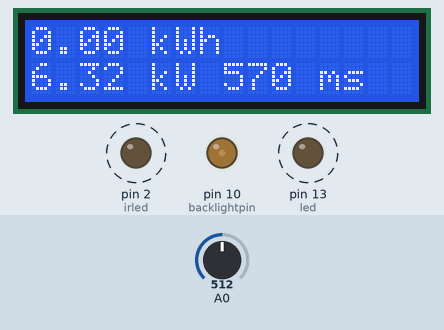
Simulated run of this sketch. Board: Arduino Uno, built with avr-gcc and run on an emulated ATmega328P. Parts: 16×2 character LCD, output pins drawn as LEDs (lit = HIGH). Dashed ring = blinking. The test bench sets the inputs (shaded band); at power-on: A0 = 512.

Above: at 2.0 s.
2.1 s: A0 set to 440
At 5.6 s:
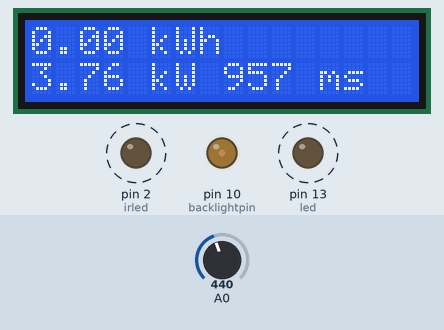
5.9 s: A0 set to 460
At 9.1 s:
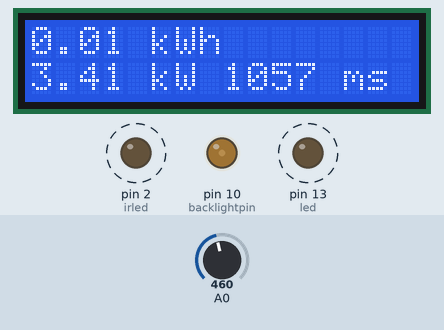
9.7 s: A0 set to 306
At 17.1 s:
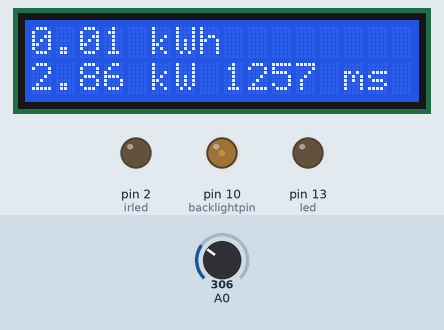
Timing chart, 0 to 19.5 s (numbered marks = the images above; inputs shaded):
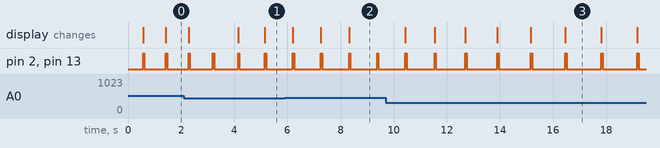

Measured:
- by itself, pin 2 (irled), pin 13 (led): repeats every 1.1 s: LOW 1.1 s, HIGH 0.05 s

The sketch:

MeterEmulator.ino
```cpp
/*
 * MeterEmulator.ino
 * Pretends to be a power meter with a 50 ms LED pulse every watt hour
 * Uses DFRobot LCD screen for control/display:
 * http://www.dfrobot.com/wiki/index.php/Arduino_LCD_KeyPad_Shield_%28SKU:_DFR0009%29
 * Outputs:
 * D2 - LTE 5208A IR LED through 29222A to get enough current
 * (D13 - Onboard LED flash in time with IR for visible confirmation)
 *
 * Much of the display stuff borrowed from Mark Bramwell's example code.
 *
 * Stewart C. Russell / scruss.com - 2013
 *
 */

#include <LiquidCrystal.h>

// select the pins used on the LCD panel; defaults used
LiquidCrystal lcd(8, 9, 4, 5, 6, 7);

// panel and button state
int lcd_key = 0;
int adc_key_in = 0;

#define btnRIGHT  0
#define btnUP     1
#define btnDOWN   2
#define btnLEFT   3
#define btnSELECT 4
#define btnNONE   5

// values for the flash timing / ports
int led = 13;
int irled = 2;
int backlightpin = 10;

/*
 * these values can only be positive, and should (untested!)
 * handle the millis() wrap-around gracefully.
 *
 * Given that a very expensive SCADA system I once worked with
 * didn't handle meter wrap-around at all (yay negative revenue!)
 * I am quite relaxed about this.
 *
 */

unsigned long pulsecount = 0;
unsigned long thismillis = 0;
unsigned long oldmillis = 0;
unsigned long looptime = 0;

/*
 * LED flash / loop timings
 *
 * You can change everything except FLASH_DURATION
 * - if you change that, you may not trigger any pulse counting
 * devices attached to your emulated meter
 *
 * The indicated power will not be exactly as you'd
 * expect from the timings below. Since the actual period
 * between LED flashes is equal to:
 *
 *  FLASH_DURATION + pause time + display overhead
 *
 * It's pretty close, though, and an accurate instantaneous
 * value is calculated and displayed in the main loop
 *
 */

// length of LED pulse: 50 ms - do not change this
#define FLASH_DURATION 50

//  350 ms gives about 2.5  Hz, indicating ~9.0 kW
#define PAUSE_DURATION_MIN 350

// 1300 ms gives about 0.74 Hz, indicating ~2.7 kW
#define PAUSE_DURATION_MAX 1300

// each button press add step size of 50 ms
#define PAUSE_DURATION_STEP 50

// default about 1.2 Hz, ~4.2 kW
#define PAUSE_DEFAULT 800

int pausetime = PAUSE_DEFAULT;

// read the buttons on DFRobot shield
int
read_LCD_buttons() {
  adc_key_in = analogRead(0);
  /*
   * Shield uses resistor ladder to map buttons
   * - these (default) values worked for me, but
   * other variants may be different;
   * check your documentation
   *
   */
  if (adc_key_in > 1000)
    return btnNONE;      // no value recognized
  if (adc_key_in < 50)
    return btnRIGHT;
  if (adc_key_in < 250)
    return btnUP;
  if (adc_key_in < 450)
    return btnDOWN;
  if (adc_key_in < 650)
    return btnLEFT;
  if (adc_key_in < 850)
    return btnSELECT;
  return btnNONE;        // no value recognized
}

void setup() {
  lcd.begin(16, 2);
  lcd.clear();
  pinMode(irled, OUTPUT);
  pinMode(led, OUTPUT);
  pinMode(backlightpin, OUTPUT);
  analogWrite(backlightpin, 50);  // dim display slightly
  lcd.print("MeterEmulator...");
  lcd.setCursor(0, 1);
  lcd.print(" scruss - 2013");
  delay(500);
  lcd.clear();
}

void loop() {
  oldmillis = thismillis;
  thismillis = millis();

  // flash LEDs for 50 ms
  digitalWrite(irled, HIGH);    // send the pulse
  digitalWrite(led, HIGH);	// flash board LED for visibility
  delay(FLASH_DURATION);
  digitalWrite(irled, LOW);
  digitalWrite(led, LOW);	// both LEDs off now
  pulsecount++;


  delay(pausetime);		// pause for requested time

    // read the keyboard - gets a bit laggy for long pause times
  lcd_key = read_LCD_buttons();
  switch (lcd_key) {
  case btnDOWN:
    pausetime += PAUSE_DURATION_STEP;
    if (pausetime > PAUSE_DURATION_MAX)
      pausetime = PAUSE_DURATION_MAX;
    break;
  case btnUP:
    pausetime -= PAUSE_DURATION_STEP;
    if (pausetime < PAUSE_DURATION_MIN)
      pausetime = PAUSE_DURATION_MIN;
    break;
  case btnSELECT:
    pausetime = PAUSE_DEFAULT;
    break;
  }

  /*
   * now display results
   *
   * We're actually displaying the time of the previous loop
   * but since typical loop times are around 1 second,
   * steady state prevails
   *
   */
  looptime = thismillis - oldmillis;

  lcd.clear();
  // display cumulative energy since restart
  lcd.print((float) pulsecount / 1000.0);
  lcd.print(" kWh");

  lcd.setCursor(0, 1);	// new line
  /*
   * convert loop time (in milliseconds) to
   * instantaneous power. Should be fairly accurate
   *
   */
  lcd.print(3.6 / (((float) looptime) / 1000.0));
  lcd.print(" kW ");
  lcd.print(looptime);
  lcd.print(" ms");
}
```
